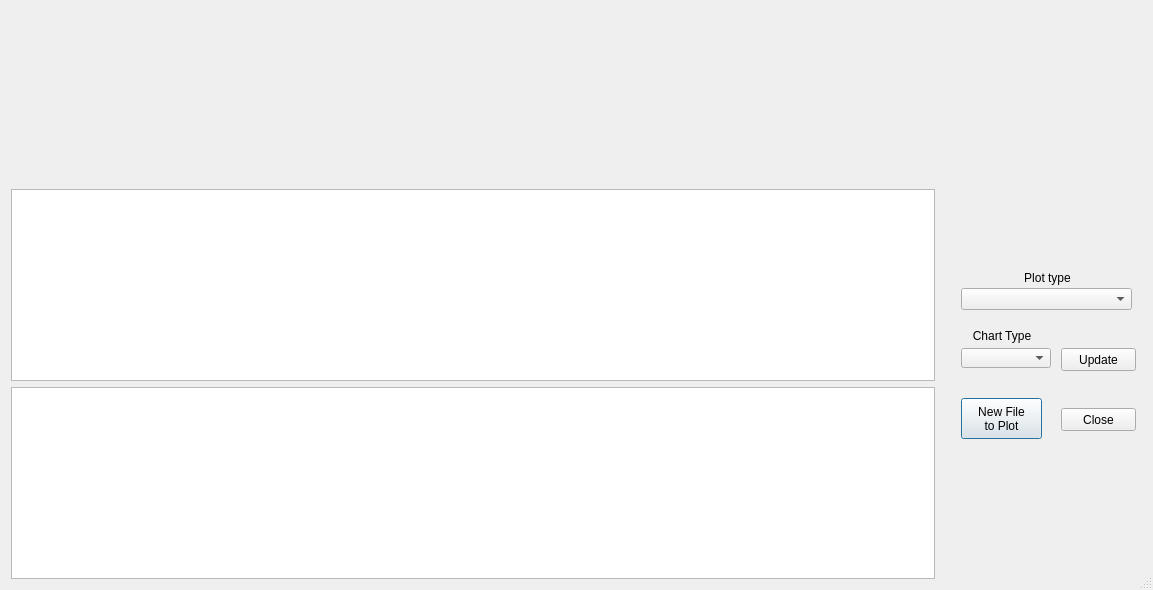
<?xml version="1.0" encoding="UTF-8"?>
<ui version="4.0">
 <class>GraphDlg</class>
 <widget class="QDialog" name="GraphDlg">
  <property name="geometry">
   <rect>
    <x>0</x>
    <y>0</y>
    <width>1153</width>
    <height>590</height>
   </rect>
  </property>
  <property name="windowTitle">
   <string>SWATGraph</string>
  </property>
  <property name="windowIcon">
   <iconset>
    <normaloff>:/plugins/QSWATPlus/SWATPlus32.ico</normaloff>:/plugins/QSWATPlus/SWATPlus32.ico</iconset>
  </property>
  <property name="sizeGripEnabled">
   <bool>true</bool>
  </property>
  <layout class="QGridLayout" name="gridLayout">
   <item row="3" column="2" rowspan="2">
    <widget class="QWidget" name="widget" native="true">
     <property name="sizePolicy">
      <sizepolicy hsizetype="Fixed" vsizetype="Fixed">
       <horstretch>0</horstretch>
       <verstretch>0</verstretch>
      </sizepolicy>
     </property>
     <property name="minimumSize">
      <size>
       <width>201</width>
       <height>251</height>
      </size>
     </property>
     <property name="focusPolicy">
      <enum>Qt::WheelFocus</enum>
     </property>
     <widget class="QPushButton" name="newFile">
      <property name="geometry">
       <rect>
        <x>20</x>
        <y>140</y>
        <width>81</width>
        <height>41</height>
       </rect>
      </property>
      <property name="text">
       <string>New File
to Plot</string>
      </property>
     </widget>
     <widget class="QPushButton" name="closeForm">
      <property name="geometry">
       <rect>
        <x>120</x>
        <y>150</y>
        <width>75</width>
        <height>23</height>
       </rect>
      </property>
      <property name="text">
       <string>Close</string>
      </property>
     </widget>
     <widget class="QComboBox" name="lineOrBar">
      <property name="geometry">
       <rect>
        <x>20</x>
        <y>90</y>
        <width>90</width>
        <height>20</height>
       </rect>
      </property>
      <property name="minimumSize">
       <size>
        <width>90</width>
        <height>0</height>
       </size>
      </property>
      <property name="maxVisibleItems">
       <number>2</number>
      </property>
     </widget>
     <widget class="QLabel" name="chartLabel">
      <property name="geometry">
       <rect>
        <x>20</x>
        <y>70</y>
        <width>82</width>
        <height>16</height>
       </rect>
      </property>
      <property name="text">
       <string>Chart Type</string>
      </property>
      <property name="alignment">
       <set>Qt::AlignCenter</set>
      </property>
     </widget>
     <widget class="QPushButton" name="updateButton">
      <property name="geometry">
       <rect>
        <x>120</x>
        <y>90</y>
        <width>75</width>
        <height>23</height>
       </rect>
      </property>
      <property name="text">
       <string>Update</string>
      </property>
     </widget>
     <widget class="QComboBox" name="plotType">
      <property name="geometry">
       <rect>
        <x>20</x>
        <y>30</y>
        <width>171</width>
        <height>22</height>
       </rect>
      </property>
     </widget>
     <widget class="QLabel" name="label_2">
      <property name="geometry">
       <rect>
        <x>26</x>
        <y>10</y>
        <width>161</width>
        <height>20</height>
       </rect>
      </property>
      <property name="text">
       <string>Plot type</string>
      </property>
      <property name="alignment">
       <set>Qt::AlignCenter</set>
      </property>
     </widget>
    </widget>
   </item>
   <item row="2" column="1" colspan="2">
    <widget class="QWidget" name="graph" native="true">
     <property name="sizePolicy">
      <sizepolicy hsizetype="Preferred" vsizetype="Expanding">
       <horstretch>0</horstretch>
       <verstretch>0</verstretch>
      </sizepolicy>
     </property>
     <layout class="QVBoxLayout" name="graphvl"/>
    </widget>
   </item>
   <item row="4" column="1">
    <widget class="QTextBrowser" name="coeffs">
     <property name="sizePolicy">
      <sizepolicy hsizetype="Expanding" vsizetype="Preferred">
       <horstretch>0</horstretch>
       <verstretch>0</verstretch>
      </sizepolicy>
     </property>
    </widget>
   </item>
   <item row="3" column="1">
    <widget class="QTableWidget" name="table">
     <property name="sizePolicy">
      <sizepolicy hsizetype="Expanding" vsizetype="Preferred">
       <horstretch>0</horstretch>
       <verstretch>0</verstretch>
      </sizepolicy>
     </property>
     <property name="editTriggers">
      <set>QAbstractItemView::NoEditTriggers</set>
     </property>
     <property name="alternatingRowColors">
      <bool>true</bool>
     </property>
     <attribute name="verticalHeaderVisible">
      <bool>false</bool>
     </attribute>
    </widget>
   </item>
  </layout>
 </widget>
 <resources>
  <include location="resources.qrc"/>
 </resources>
 <connections/>
</ui>
